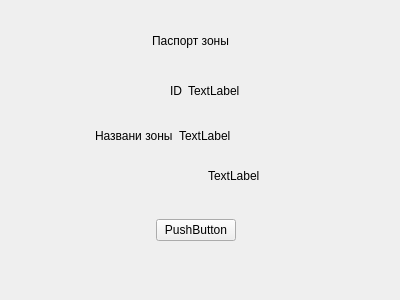
<?xml version="1.0" encoding="UTF-8"?>
<ui version="4.0">
 <class>zoneinfo</class>
 <widget class="QWidget" name="zoneinfo">
  <property name="geometry">
   <rect>
    <x>0</x>
    <y>0</y>
    <width>400</width>
    <height>300</height>
   </rect>
  </property>
  <property name="windowTitle">
   <string>Form</string>
  </property>
  <widget class="QWidget" name="horizontalLayoutWidget">
   <property name="geometry">
    <rect>
     <x>110</x>
     <y>20</y>
     <width>160</width>
     <height>41</height>
    </rect>
   </property>
   <layout class="QHBoxLayout" name="horizontalLayout">
    <item>
     <spacer name="horizontalSpacer">
      <property name="orientation">
       <enum>Qt::Horizontal</enum>
      </property>
      <property name="sizeHint" stdset="0">
       <size>
        <width>40</width>
        <height>20</height>
       </size>
      </property>
     </spacer>
    </item>
    <item>
     <widget class="QLabel" name="label">
      <property name="text">
       <string>Паспорт зоны</string>
      </property>
     </widget>
    </item>
    <item>
     <spacer name="horizontalSpacer_2">
      <property name="orientation">
       <enum>Qt::Horizontal</enum>
      </property>
      <property name="sizeHint" stdset="0">
       <size>
        <width>40</width>
        <height>20</height>
       </size>
      </property>
     </spacer>
    </item>
   </layout>
  </widget>
  <widget class="QWidget" name="horizontalLayoutWidget_2">
   <property name="geometry">
    <rect>
     <x>80</x>
     <y>210</y>
     <width>231</width>
     <height>41</height>
    </rect>
   </property>
   <layout class="QHBoxLayout" name="horizontalLayout_2">
    <item>
     <spacer name="horizontalSpacer_3">
      <property name="orientation">
       <enum>Qt::Horizontal</enum>
      </property>
      <property name="sizeHint" stdset="0">
       <size>
        <width>40</width>
        <height>20</height>
       </size>
      </property>
     </spacer>
    </item>
    <item>
     <widget class="QPushButton" name="pushButton">
      <property name="text">
       <string>PushButton</string>
      </property>
     </widget>
    </item>
    <item>
     <spacer name="horizontalSpacer_4">
      <property name="orientation">
       <enum>Qt::Horizontal</enum>
      </property>
      <property name="sizeHint" stdset="0">
       <size>
        <width>40</width>
        <height>20</height>
       </size>
      </property>
     </spacer>
    </item>
   </layout>
  </widget>
  <widget class="QWidget" name="horizontalLayoutWidget_3">
   <property name="geometry">
    <rect>
     <x>80</x>
     <y>70</y>
     <width>160</width>
     <height>41</height>
    </rect>
   </property>
   <layout class="QHBoxLayout" name="horizontalLayout_3">
    <item>
     <spacer name="horizontalSpacer_6">
      <property name="orientation">
       <enum>Qt::Horizontal</enum>
      </property>
      <property name="sizeHint" stdset="0">
       <size>
        <width>40</width>
        <height>20</height>
       </size>
      </property>
     </spacer>
    </item>
    <item>
     <widget class="QLabel" name="label_3">
      <property name="text">
       <string>ID</string>
      </property>
     </widget>
    </item>
    <item>
     <widget class="QLabel" name="label_2">
      <property name="text">
       <string>TextLabel</string>
      </property>
     </widget>
    </item>
   </layout>
  </widget>
  <widget class="QWidget" name="horizontalLayoutWidget_4">
   <property name="geometry">
    <rect>
     <x>40</x>
     <y>120</y>
     <width>191</width>
     <height>31</height>
    </rect>
   </property>
   <layout class="QHBoxLayout" name="horizontalLayout_4">
    <item>
     <spacer name="horizontalSpacer_5">
      <property name="orientation">
       <enum>Qt::Horizontal</enum>
      </property>
      <property name="sizeHint" stdset="0">
       <size>
        <width>40</width>
        <height>20</height>
       </size>
      </property>
     </spacer>
    </item>
    <item>
     <widget class="QLabel" name="label_4">
      <property name="text">
       <string>Названи зоны</string>
      </property>
     </widget>
    </item>
    <item>
     <widget class="QLabel" name="label_5">
      <property name="text">
       <string>TextLabel</string>
      </property>
     </widget>
    </item>
   </layout>
  </widget>
  <widget class="QWidget" name="horizontalLayoutWidget_5">
   <property name="geometry">
    <rect>
     <x>99</x>
     <y>160</y>
     <width>161</width>
     <height>31</height>
    </rect>
   </property>
   <layout class="QHBoxLayout" name="horizontalLayout_5">
    <item>
     <spacer name="horizontalSpacer_7">
      <property name="orientation">
       <enum>Qt::Horizontal</enum>
      </property>
      <property name="sizeHint" stdset="0">
       <size>
        <width>40</width>
        <height>20</height>
       </size>
      </property>
     </spacer>
    </item>
    <item>
     <widget class="QLabel" name="label_6">
      <property name="text">
       <string>TextLabel</string>
      </property>
     </widget>
    </item>
   </layout>
  </widget>
 </widget>
 <resources/>
 <connections/>
</ui>
